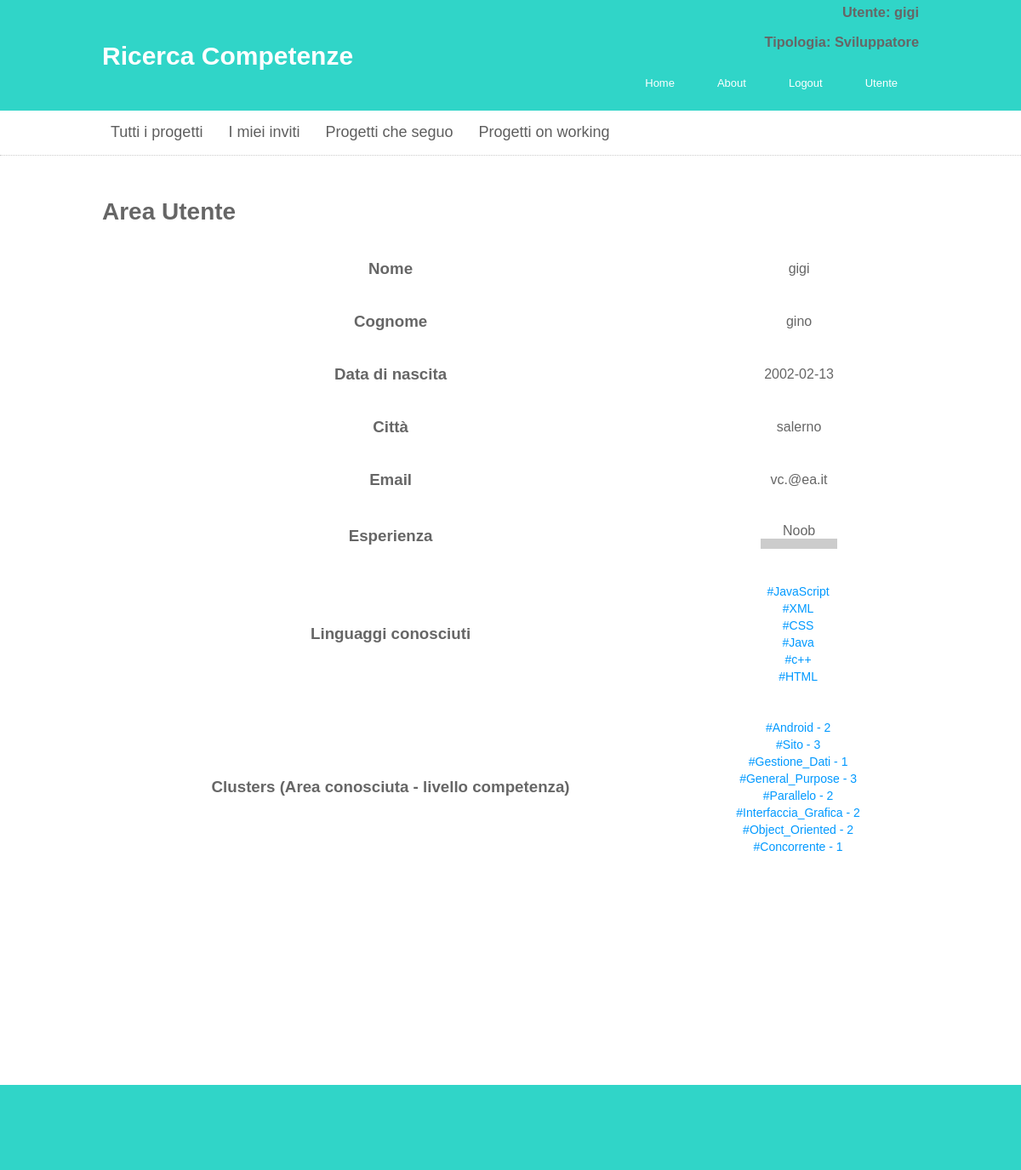
Page /viewProjects/area_utente.php (signed in) on the committed database.
### tables this page shows
CREATE TABLE IF NOT EXISTS `dati_anagrafici` (
`idDati_Anagrafici` int(11) NOT NULL,
  `nome` varchar(45) DEFAULT NULL,
  `cognome` varchar(45) DEFAULT NULL,
  `data_nascita` date DEFAULT NULL,
  `citta` varchar(45) DEFAULT NULL,
  `via` varchar(45) DEFAULT NULL,
  `cap` varchar(45) DEFAULT NULL,
  `telefono` varchar(45) DEFAULT NULL,
  `email` varchar(45) NOT NULL
);

CREATE TABLE IF NOT EXISTS `programmatore` (
`idProgrammatore` int(11) NOT NULL,
  `datiAnagrafici` int(11) NOT NULL,
  `login` int(11) NOT NULL,
  `costo_ora` float DEFAULT '0',
  `esperienza` float DEFAULT '0',
  `linkedin` varchar(255) DEFAULT NULL
);

CREATE TABLE IF NOT EXISTS `linguaggio` (
`idLinguaggio` int(11) NOT NULL,
  `nome` varchar(45) DEFAULT NULL
);

### util.php (called while the page is built, shortened)
<?php
class Util{
function isPM(){
	if(!isset($_SESSION['idPM']))
		return false;
	return true;
}
function isProgrammatore(){
	return true;
}
}
?>

### connDB/dbconn.php (called while the page is built, shortened)
<?php
class Connection {
	public function query($query,$get){
		$result=mysql_query($query) or die("query fallita: " . mysql_error());
		if($get==1 && mysql_num_rows($result)>0){
		while($riga=mysql_fetch_assoc($result)){
				$return[]=$riga;
		}
		return $return;
		}else{
		return NULL;
		}
	}
}
?>

### connDB/DB_API.php (called while the page is built, shortened)
<?php
require_once dirname(__FILE__) . '/dbconn.php';
class DB_API extends Connection{
	function selectDatiAnagraficiWithID($id){
		$query = "SELECT * FROM dati_anagrafici WHERE idDati_Anagrafici='$id'";
		return $this->query($query,1);
	}
	function getProgrammatoreSenzaMerge($idProgrammatore){
		$query="SELECT * FROM programmatore WHERE idProgrammatore = '".$idProgrammatore."'";
		return $this->query($query,1);
	}
    function getProgrammatoreLanguages($idProg){
    	$query="SELECT linguaggio.nome
    	FROM programmatore_has_linguaggio, linguaggio
    	WHERE programmatore_has_linguaggio.Programmatore_idProgrammatore='$idProg' AND programmatore_has_linguaggio.Linguaggio_idLinguaggio=linguaggio.idLinguaggio";
    	return $this->query($query,1);
    }
	function getProgrammatoreClustersNameAndValore($idProgrammatore){
$query="
		SELECT cluster.nome,programmatore_has_cluster.valore FROM programmatore_has_cluster,cluster WHERE programmatore_idProgrammatore ='".$idProgrammatore."' and cluster.idcluster=programmatore_has_cluster.cluster_idcluster
			";
			 return $this->query($query,1);
    }
}
?>

### viewProjects/area_utente.php (the view, shortened to what this page needs)
<?php
include_once dirname(__FILE__) . '/../connDB/DB_API.php';
include_once dirname(__FILE__) . '/../connDB/dbconn.php';
include_once dirname(__FILE__) . '/../menu.php';
include_once dirname(__FILE__) ."/../util.php";
?>
<html>
<head>
<link rel="stylesheet" type="text/css" href="main_style.css" title="wsite-theme-css" />
</head>
<body>
	<div id="header-wrap">
    	<div class="container">
        	<table id="header">
        	<tr>
           		<td id="logo"><span class="wsite-logo">
					<a href="#">
					<span id="wsite-title">Ricerca Competenze</span>
					</a></span>
				</td>
			 <td id="header-right">
           <?php
			menu("../");
		   ?>
       		</tr>
       </table>
    </div>
</div>
<div id="topnav-wrap">
	<?php
	 	$util = new Util();
		 if($util->isProgrammatore()){
			 menuProgrammatore("../");
		 }else if($util->isPM()){
			 menuPM("");
		 }else{
			session_destroy();
		 }
	?>
</div>
<div id="main-wrap">
    <div class="container">
        <div id="main">
        	<div id="content">
        	<div id='wsite-content' class='wsite-elements wsite-not-footer'>
<div style="text-align:left;">
<table>
   <tr>
<h1 class="wsite-content-title" style="text-align:left;" id= "titleHeader">Area Utente</h1>
</tr>
	</table>
<?php
$db=new DB_API();
importLib("../");
$util->checkActive("../");
if($util->isPM()){
	$idReg = $_SESSION['idPM'];
	$risp=$db-> getPmById($idReg);
	echo" <table id='tabProgetti'>
			";
$dati=$db->selectDatiAnagraficiWithID($risp[0]['datiAnagrafici']);
	echo "<tr>
			<tr><td ><h3>Nome</h3></td><td>".$dati[0]['nome']."</td></tr>
			<tr><td><h3>Cognome</h3></td><td>".$dati[0]['cognome']."</td></tr>
			<tr><td><h3>Data di nascita</h3></td><td>".$dati[0]['data_nascita']."</td></tr>
			<tr>	<td><h3>Città</h3></td><td>".$dati[0]['citta']."</td></tr>
			<tr><td><h3>Email</h3></td><td>".$dati[0]['email']."</td></tr>
			</tr>
					";
	echo "</table>
					";
	$_SESSION['nome']= $dati[0]['nome'];
}else if($util->isProgrammatore()){
	$idReg = $_SESSION['idProgrammatore'];
	$risp=$db->getProgrammatoreSenzaMerge($idReg);
echo" <table id='tabProgetti'>
			";
$dati=$db->selectDatiAnagraficiWithID($risp[0]['datiAnagrafici']);
	echo "
			<tr><td ><h3>Nome</h3></td><td>".$dati[0]['nome']."</td></tr>
			<tr><td><h3>Cognome</h3></td><td>".$dati[0]['cognome']."</td></tr>
					";
	echo "
			<tr><td><h3>Data di nascita</h3></td><td>".$dati[0]['data_nascita']."</td></tr>
			<tr>	<td><h3>Città</h3></td><td>".$dati[0]['citta']."</td></tr>
			<tr><td><h3>Email</h3></td><td>".$dati[0]['email']."</td></tr>
					";
}
?>
<?php
if($util->isProgrammatore()){
echo '<tr>
		<td>
				<h3 >Esperienza</h3>
			</td>
			';
echo '<td style="padding-left:10%; padding-right:10%">
			';
				echo ''.getEsperienza($risp[0]['esperienza']).'';
echo '</td>
		</tr>';
$lang = $db->getProgrammatoreLanguages($idReg);
echo '<tr>
		<td>
				<h3 >Linguaggi conosciuti</h3>
			</td >';
			$str = "";
			foreach($lang as $value){
			$str .= '<div class="language">#' . $value['nome'] .'</div>';
			}
	echo '<td>'.$str.'</td>
		</tr>';
$clusters = $db->getProgrammatoreClustersNameAndValore($idReg);
echo '<tr>
		<td>
				<h3 >Clusters (Area conosciuta - livello competenza)</h3>
			</td >';
			$str = "";
			foreach($clusters as $value){
			$str .= '<div class="language">#' . $value['nome'] .' - '. $value['valore'] .'</div>';
			}
	echo '<td>'.$str.'</td>
		</tr>';
}
echo '</table>';
?>
</div>
			</div>
		</div>
	</div>
	</div>
	<div style="padding-top:200px; background:#fff;"></div>
	<div id="footer-wrap">
	</div>
</div>
</body>
</html>

### menu.php (shortened to what this page needs)
<?php
include_once dirname(__FILE__) . "/util.php";
include_once dirname(__FILE__) . './connDB/DB_API.php';
include_once dirname(__FILE__) . './connDB/dbconn.php';
function getEsperienza($rate){
	$num = $rate;
	if($num < 10)$str = 'Noob';
	if( $num >= 50){
		$str = 'Ancient wise';
		$rate = 100;
	}else{
	 $rate = $rate*2;
	}
	return $str . '<div class="contExp" style="width:100%"><div class="realExp" style="width:'.$rate.'%"> <br></div></div>';
}
function importLib($directory){
		echo '
		<link rel="stylesheet" href="' . $directory . 'css/examples.css">
		<script src="' . $directory . 'lib/jquery.min.js"></script>
		<script src="' . $directory . 'lib/jquery.barrating.js"></script>
		<script src="' . $directory . 'lib/examples.js"></script>';
}
function menu($directory){
$flag = true;
$util = new Util();
if($util->isPM()){
	$nome = $_SESSION['nome'];
	$tipologia = "Project Manager";
}else if($util->isProgrammatore()){
	$nome = $_SESSION['nome'];
	$tipologia = "Sviluppatore";
}else{
 $flag = false;
}
if($flag){
echo '
						<div class="welcome">
						<div>
								<div ><h3>Utente: '. trim($nome) .'</h3></div><br>
								<div><h3>Tipologia: '. trim($tipologia) .'</h3></div>
						</div>
						</div>
			';
}else{
	echo '
						<div class="welcome"><div></div> <br><div></div>
						</div>
			';
}
echo ' <div class="menu"><table>';
echo ' <tr>
                <td><div class="menuEl"><a href="' . $directory . 'index.php">Home</a></div>
                </td>
               	<td><div class="menuEl"><a href="' . $directory  . 'about.php">About</a></div>
               	</td>';
if($flag){
 echo '            	<td><div class="menuEl"><a href="' . $directory  . 'logout.php">Logout</a></div>
               	</td>';
echo '            	<td><div class="menuEl"><a href="' . $directory  . 'viewProjects/area_utente.php">Utente</a></div>
               	</td>';
}else{
 echo '            	<td><div class="menuEl"><a href="' . $directory  . 'login.php">Login</a></div>
               	</td>';
echo '            	<td><div class="menuEl"><a href="' . $directory  . 'registrazione_programmatore.php">Registrati</a></div>    	</td>';
}
echo '</tr>
               </table>
               </div>';
}
function menuProgrammatore($directory){
echo '<div class="container">
    	<table>
        	<tr>
            	<td>
                	<div id="topnav">
                        <ul class="wsite-menu-default">
								<li id="pg429123195586581630" class="wsite-menu-item-wrap">
								<a href="' . $directory . 'homeProgrammatore.php" data-membership-required="0" class="wsite-menu-item">		Tutti i progetti
								</a>
								</li>
								<li id="pg429123195586581630" class=" wsite-menu-item-wrap">
								<a href="' . $directory . 'inviti.php" data-membership-required="0" class="cont-notify wsite-menu-item">		I miei inviti 						';
								echo '
								</a>
								</li>
								<li>
								<a href="' . $directory . 'progetti_programmatore.php" data-membership-required="0" class="wsite-menu-item">
								Progetti che seguo
								</a>
								</li>
									<li>
								<a href="' . $directory . 'working_programmatore.php" data-membership-required="0" class="wsite-menu-item">
								Progetti on working
								</a>
								</li>
						</ul>
                        <div style="clear:both"></div>
                    </div>
                </td>
                <td><div class="search"></div></td>
            </tr>
        </table>
        <div style="clear:both;"></div>
    </div>';
}
?>

### viewProjects/main_style.css (style rules this page uses)
ul,ol,li,h1,h2,h3,h4,h5,h6,pre,form,body,html,div.paragraph,blockquote,fieldset,input { margin: 0; padding: 0; }
ul,ol,li,h1,h2,h3,h4,h5,h6,pre,form,body,html,p,blockquote,fieldset,input { margin: 0; padding: 0; }
td { padding-left:10px; padding-right:10px; }
a { color: #7b7b7b; text-decoration: none; }
body { font-family: 'Proxima Nova', 'Myriad Pro', Arial, Helvetica, sans-serif; font-size:14px; color:#666666; margin:0; background:#30D5C8; }
.container { width:960px; margin:0 auto; }
#header-wrap, #topnav-wrap, #banner-wrap, #main-wrap, #footer-wrap { width:100%; min-width:960px; }
#header-wrap { background-color:#30D5C8; }
#header { background-color:#30D5C8; border-collapse: collapse; margin-top: border-spacing: 0; width:100%; height:120px; margin:0; }
#header table { backgroud-color: border-collapse: collapse; border-spacing: 0; }
#header td { vertical-align: middle; text-align: left; }
#wsite-title { color:#fff; }
#logo { padding:25px 0; }
#logo, #logo a { font-size: 30px; color: #252525; font-family: 'Proxima Nova', 'Myriad Pro', Arial, Helvetica, sans-serif; line-height:1.1; font-weight:bold; }
#header-right { padding: 5px 0 0 10px; }
#header-right table { width: 1px; float:right; }
#header-right td { padding: 0; text-align:right; }
#header-right a { color: #7b7b7b; }
#topnav-wrap table { border-collapse: collapse; border-spacing: 0; width:100%; }
#topnav-wrap { box-sizing: border-box; background: #fff url(theme/border-bottom.png?1432897022) left bottom repeat-x; border-bottom-width: 1px; border-bottom-style: dotted; border-bottom-color: #CCC; margin: 0px; padding: 0px; }
#topnav-wrap td { padding: 0; margin: 0px; }
#topnav { clear: both; padding:0; margin:0; min-height:47px; float:left; }
#topnav ul { display: inline; list-style: none; float: left; min-height:47px; }
#topnav ul li { list-style: none; float: left; padding-right:10px; list-style: none; }
#topnav ul li a { float:left; color: #5e5e5e; font-size:18px; text-decoration: none; font-family: 'Proxima Nova', 'Myriad Pro', Arial, Helvetica, sans-serif; padding:15px 10px 11px; border-bottom: 2px solid transparent; box-sizing:border-box; outline:0; list-style-type:none; margin-bottom:3px; }
#main-wrap { background:#fff; }
#main-wrap table { margin-top:10px; border-collapse: collapse; border-spacing: 0; width:100%; }
#main-wrap tr { border-bottom:dotted 1px; margin-top:5px; }
#main-wrap h3 { text-align:center }
#content { min-height: 400px; padding:50px 0; }
#footer-wrap { min-height:100px ; background:#30D5C8; float:left; }
#main-wrap .container #main #content #wsite-content td { padding: 20px; }
.wsite-menu-item-wrap { height: 30px; margin: 0px; padding: 0px; }
#header-right .welcome { width: 300px; height: 40px; font-family: Arial, Helvetica, sans-serif; font-size: 14px; color: #666; float: right; text-align: right; margin-bottom: 20px; font-weight: bold; position: relative; }
#header-right td .menuEl a { font-family: Arial, Helvetica, sans-serif; font-size: 13px; color: #FFF; text-decoration: none; margin: 20px; padding-right: 5px; padding-left: 5px; padding-top: 5px; padding-bottom: 5px; display: block; }
#main-wrap td { text-align:center }
.cont-notify { position: relative; }
.contExp { background-color: #CCC; height: 20%; }

### viewProjects/area_utente.php (style rules this page uses)
#main-wrap tr { border-top-style: none; border-right-style: none; border-bottom-style: none; border-left-style: none; }
.language { font-family: Arial, Helvetica, sans-serif; font-size: 14px; font-weight: lighter; color: #09F; padding-top: 2px; padding-right: 4px; padding-bottom: 2px; padding-left: 2px; }

### rows in the picture
dati_anagrafici: nome "gigi", cognome "gino", data_nascita "2002-02-13", citta "salerno", email "vc.@ea.it"
programmatore: esperienza "Noob"
linguaggio: nome "JavaScript"
linguaggio: nome "XML"
linguaggio: nome "CSS"
linguaggio: nome "Java"
linguaggio: nome "c++"
linguaggio: nome "HTML"

### other values in the picture
$nome "gigi"
$tipologia "Sviluppatore"
$value['nome'] "Android"
$value['valore'] "2"
$value['nome'] "Sito"
$value['valore'] "3"
$value['nome'] "Gestione_Dati"
$value['valore'] "1"
$value['nome'] "General_Purpose"
$value['nome'] "Parallelo"
$value['nome'] "Interfaccia_Grafica"
$value['nome'] "Object_Oriented"
$value['nome'] "Concorrente"
